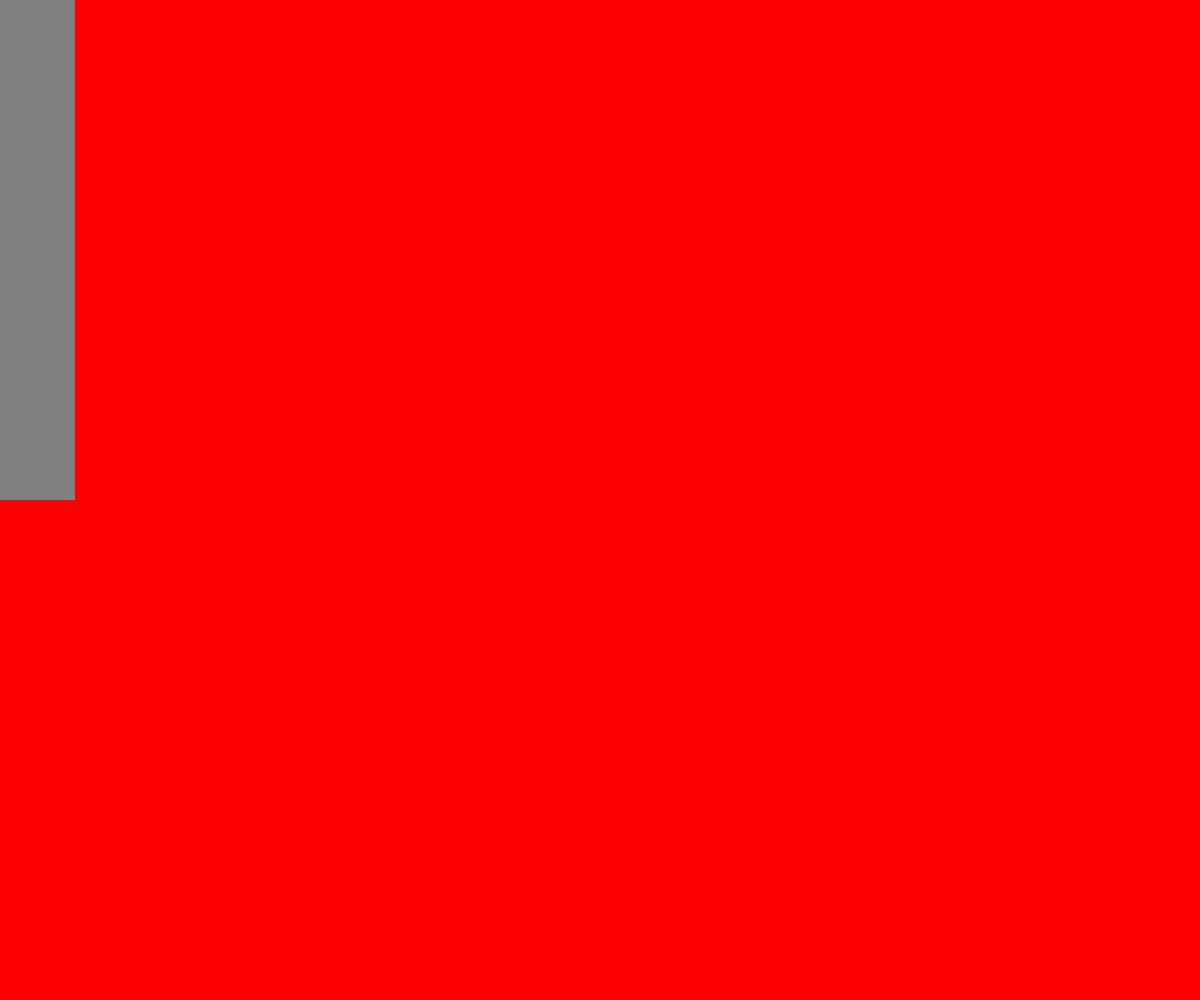
Frame 1 (no input)
Frame 60 (no input): identical to frame 1, image omitted
Frame 120 (the mouse pressed at the canvas centre since frame 60): identical to frame 1, image omitted

The p5.js sketch that drew this single still picture (run headless with seeded random() and noise() and a simulated clock; from frame 60 on, the mouse is pressed at the canvas centre):

// p5.js sketch
// ── sketch.js
let canva = []
let walls = []

function setup() {
  canva = [windowWidth, windowHeight]
  createCanvas(canva[0], canva[1]);
  
  walls.push(new wall(-canva[0]/16, 0, canva[0]/16, canva[1]))
  walls.push(new wall(canva[0], 0, canva[0]/16, canva[1]))
  walls.push(new wall(0, -canva[1]/16, canva[0], canva[1]/16))
  walls.push(new wall(0, canva[1], canva[0], canva[1]/16))
  
  walls.push(new wall(0, 0, canva[0]/16, canva[1]/2))
  
  controller = new playar(0, canva[1]*15/16, canva[0]/16, canva[1]/16)
}

function draw() {
  background('red');
  for (i = 0; i < walls.length; i++) {
    walls[i].disp()
    walls[i].collide(controller)
  }
  
  controller.disp()
}

function keyPressed() {
  if (keyCode == UP_ARROW) {
    controller.moveUp()
  } else if (keyCode == DOWN_ARROW) {
    controller.moveDown()
  } else if (keyCode == LEFT_ARROW) {
    controller.moveLeft()
  } else if (keyCode == RIGHT_ARROW) {
    controller.moveRight()
  }
}
// ── player.js
class playar {
    constructor(posX, posY, breadth, length) {
      this.position = createVector(posX, posY)
      this.size = createVector(breadth, length)
      this.collided = false
    }
    
    disp() {
      fill('cyan')
      noStroke()
      rect(this.position.x, this.position.y, this.size.x, this.size.y)
    }
    
    moveLeft() {
      if (this.collided == false) {
        this.position.x -= this.size.x
      }
    }
    
    moveRight() {
      if (this.collided == false) {
        this.position.x += this.size.x
      }
    }
    
    moveDown() {
      if (this.collided == false) {
        this.position.y += this.size.y
      }
    }
    
    moveUp() {
      if (this.collided == false) {
        this.position.y -= this.size.y
      }
    }
  }
// ── wall.js
class wall {
    constructor(posX, posY, breadth, length) {
      this.position = createVector(posX, posY)
      this.size = createVector(breadth, length)
    }
    
    disp() {
      fill('gray')
      noStroke()
      rect(this.position.x, this.position.y, this.size.x, this.size.y)
    }
    
    collide(playar) {
      if (playar.position.x < (this.position.x + this.size.x) && (playar.position.x + playar.size.x) > this.position.x) {
        if (playar.position.x < (this.position.x + this.size.x)) {
          playar.position.x = this.position.x + this.size.x
        } 
        if ((playar.position.x + playar.size.x) > this.position.x) {
          playar.position.x = this.position.x - playar.size.x
        }
      }
      
      if (playar.position.y < (this.position.y + this.size.y) && (playar.position.y + playar.size.y) > this.position.y) {
        if (playar.position.y < (this.position.y + this.size.y)) {
          playar.position.y = this.position.y + this.size.y
        } 
        
        if ((playar.position.y + playar.size.y) > this.position.y) {
          playar.position.y = this.position.y - playar.size.y
        }
      }
    }
  }
